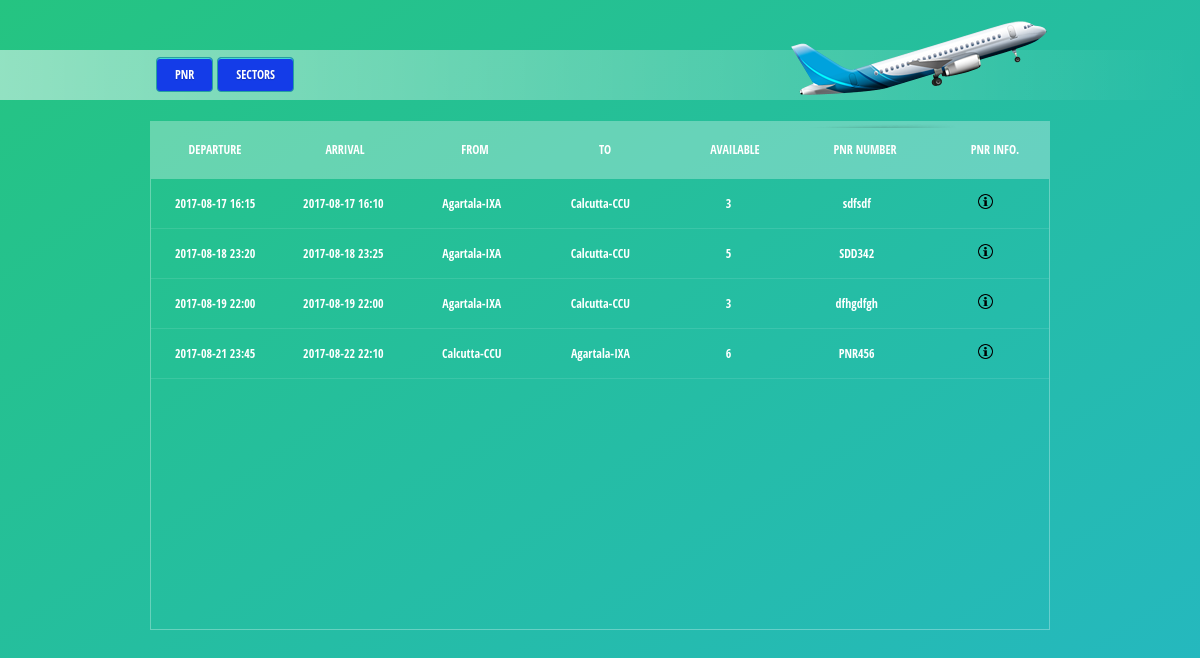
The app's page /home.php with its own data.
### tables this page shows
CREATE TABLE "pnr" ("id" INTEGER PRIMARY KEY  NOT NULL ,"pnr_num" VARCHAR DEFAULT (null) ,"departure" DATETIME,"arrival" DATETIME,"capacity" INTEGER,"rate_per_unit" DOUBLE,"total_price" DOUBLE,"archaived" CHAR,"status" CHAR,"remarks" VARCHAR,"sector_from" VARCHAR DEFAULT (null) ,"sector_to" VARCHAR DEFAULT (null) , "selling_price" DOUBLE, "flight_number" VARCHAR);

### home.php (the view, shortened to what this page needs)
<!DOCTYPE html>
<?php
$db=new billerDB;
?>
<html>
    <head>
        <link rel="stylesheet" type="text/css" href="CSS/pagestyle.css">
        <link rel="stylesheet" type="text/css" href="CSS/featherlight.css">
        <link rel="stylesheet" type="text/css" href="CSS/components.css">
    </head>
    <body>
    <center>
        <table width="100%" cellpadding="0" cellspacing="0" border="0">
            <tr>
                <td valign="bottom" align="center"><div id="topbarbg"></div>
                    <table border="0" width="900">
                        <tr>
                            <td valign="bottom">
                                <table border="0">
                                    <tr>
                                        <td><a class="noul" href="pnr.php" data-featherlight="iframe"><div class="btn2">PNR</div></a></td>
                                        <td><a class="noul" href="sector.php" data-featherlight="iframe"><div class="btn2">Sectors</div></a></td>
                                    </tr>
                                </table>
                            </td>
                            <td align="right"><div id="black_flight"></div></td>
                        </tr>
                    </table>
                </td>
            </tr>
            <tr>
                <td align="center">
                    <div class="tbl-header">
                        <table class="pnrtable" width="100%" cellpadding="0" cellspacing="0" >
                        <tr>
                            <th class="pnrth">Departure</th>
                            <th class="pnrth">Arrival</th>
                            <th class="pnrth">From</th>
                            <th class="pnrth">to</th>
                            <th class="pnrth">Available</th>
                            <th class="pnrth">PNR Number</th>
                            <th class="pnrth">PNR Info.</th>
                        </tr>
                    </table>
                    </div>
                    <div class="tbl-content">
                        <table width="100%" cellspacing="0" cellpadding="0" id="pnrtable">
                            <tbody>
                            <?php
                            $selsql="select pnr_num,departure,arrival,sector_from, sector_to,capacity from pnr where status='Y'";
                    $selres=$db->query($selsql);
                    while($pointer=$selres ->fetchArray())
                    {
                        echo "<tr>";
                        echo "<td class='tbl-data'>".$pointer['departure']."</td>";
                        echo "<td class='tbl-data'>".$pointer['arrival']."</td>";
                        echo "<td class='tbl-data'>".$pointer['sector_from']."</td>";
                        echo "<td class='tbl-data'>".$pointer['sector_to']."</td>";
                        echo "<td class='tbl-data'>".$pointer['capacity']."</td>";
                        echo "<td class='tbl-data'>".$pointer['pnr_num']."</td>";
                        echo "<td class='tbl-data'><a href='pnrinfo.php?pnr=".$pointer['pnr_num']."' data-featherlight='iframe'><img src='images/pnrinfo.png' width='15' height='15' style='cursor:pointer' ></a></td>";
                        echo "</tr>";
                    }
                            ?>
                            </tbody>
                        </table>
                    </div>
                </td>
            </tr>
        </table>
    </center>
    </body>
</html>

### CSS/pagestyle.css (style rules this page uses)
html { height: 100%; }
body { margin: 0; background: linear-gradient(to bottom right,#25c481, #25b7c4); height: 100%; }
#topbarbg { position: absolute; left: 0px; top: 50px; background: linear-gradient(to right,rgba(255, 255, 255,0.5),rgba(255,255,255,0)); height: 50px; width: 100%; z-index: 1; }
.btn2 { position: relative; box-shadow: inset 0px 1px 0px 0px #45D6D6; background: rgb(20, 60, 232); border: 1px solid #27A0A0; cursor: pointer; color: white; border-radius: 4px; text-shadow: 0 1px 1px rgba(0, 0, 0, 0.2); font-family: 'Open Sans Condensed', sans-serif; font-size: 12px; padding: 8px 18px; text-decoration: none; text-transform: uppercase; z-index: 3; top: -23px; }
.noul { text-decoration: none; text-decoration: none !important; }
#black_flight { position:relative; width: 256px; height: 115px; background-image: url("../images/black_flight.png"); z-index: 2; top: 10px; }
.pnrtable { table-layout: fixed; }
.tbl-header { background-color: rgba(255,255,255,0.3); width: 900px; font-family: 'Open Sans Condensed', sans-serif; }
.pnrth { padding: 20px 15px; text-align: left; font-weight: 500; font-size: 12px; color: #fff; text-transform: uppercase; text-align: center; }
.tbl-content { width:898px; height:450px; overflow-x:auto; margin-top: 0px; border: 1px solid rgba(255,255,255,0.3); }
.tbl-data { padding: 15px; text-align: center; vertical-align:middle; font-weight: 300; font-size: 12px; color: #fff; border-bottom: solid 1px rgba(255,255,255,0.1); font-family: 'Open Sans Condensed', sans-serif; }
.pnrth:nth-child(1), .tbl-data:nth-child(1) { width:100px; }
.pnrth:nth-child(2), .tbl-data:nth-child(2) { width:100px; }
.pnrth:nth-child(3), .tbl-data:nth-child(3) { width:100px; }
.pnrth:nth-child(4), .tbl-data:nth-child(4) { width:100px; }
.pnrth:nth-child(5), .tbl-data:nth-child(5) { width:100px; }
.pnrth:nth-child(6), .tbl-data:nth-child(6) { width:100px; }
.pnrth:nth-child(7), .tbl-data:nth-child(7) { width:100px; }

### CSS/components.css (style rules this page uses)
.noul { text-decoration: none; text-decoration: none !important; }

### records on screen
pnr: departure "2017-08-17 16:15", arrival "2017-08-17 16:10", sector_from "Agartala-IXA", sector_to "Calcutta-CCU", capacity "3", pnr_num "sdfsdf"
pnr: departure "2017-08-18 23:20", arrival "2017-08-18 23:25", sector_from "Agartala-IXA", sector_to "Calcutta-CCU", capacity "5", pnr_num "SDD342"
pnr: departure "2017-08-19 22:00", arrival "2017-08-19 22:00", sector_from "Agartala-IXA", sector_to "Calcutta-CCU", capacity "3", pnr_num "dfhgdfgh"
pnr: departure "2017-08-21 23:45", arrival "2017-08-22 22:10", sector_from "Calcutta-CCU", sector_to "Agartala-IXA", capacity "6", pnr_num "PNR456"
